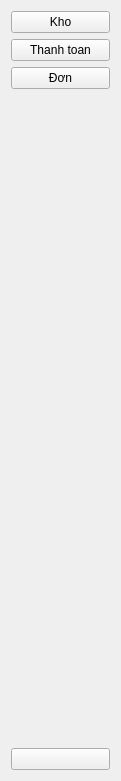
   <widget class="QWidget" name="menu_icon" native="true">
    <property name="geometry">
     <rect>
      <x>0</x>
      <y>0</y>
      <width>121</width>
      <height>781</height>
     </rect>
    </property>
    <layout class="QVBoxLayout" name="verticalLayout_12">
     <item>
      <widget class="QPushButton" name="menu_nhap">
       <property name="text">
        <string>Kho</string>
       </property>
       <property name="icon">
        <iconset resource="source.qrc">
         <normaloff>:/newPrefix/images/Icons/Insert_goods.png</normaloff>:/newPrefix/images/Icons/Insert_goods.png</iconset>
       </property>
      </widget>
     </item>
     <item>
      <widget class="QPushButton" name="menu_thanh_toan">
       <property name="text">
        <string>Thanh toan</string>
       </property>
       <property name="icon">
        <iconset resource="source.qrc">
         <normaloff>:/newPrefix/images/Icons/Icon_checkOut.png</normaloff>:/newPrefix/images/Icons/Icon_checkOut.png</iconset>
       </property>
      </widget>
     </item>
     <item>
      <layout class="QVBoxLayout" name="verticalLayout_19">
       <item>
        <widget class="QPushButton" name="menu_thong_ke">
         <property name="text">
          <string>Đơn</string>
         </property>
         <property name="icon">
          <iconset resource="source.qrc">
           <normaloff>:/newPrefix/images/Icons/Icon_order.png</normaloff>:/newPrefix/images/Icons/Icon_order.png</iconset>
         </property>
        </widget>
       </item>
       <item>
        <spacer name="verticalSpacer_5">
         <property name="orientation">
          <enum>Qt::Vertical</enum>
         </property>
         <property name="sizeHint" stdset="0">
          <size>
           <width>90</width>
           <height>25</height>
          </size>
         </property>
        </spacer>
       </item>
       <item>
        <widget class="QPushButton" name="exit">
         <property name="text">
          <string/>
         </property>
         <property name="icon">
          <iconset resource="source.qrc">
           <normaloff>:/newPrefix/images/Icons/Icon_exit.jpg</normaloff>:/newPrefix/images/Icons/Icon_exit.jpg</iconset>
         </property>
         <property name="iconSize">
          <size>
           <width>78</width>
           <height>35</height>
          </size>
         </property>
        </widget>
       </item>
      </layout>
     </item>
    </layout>
   </widget>
